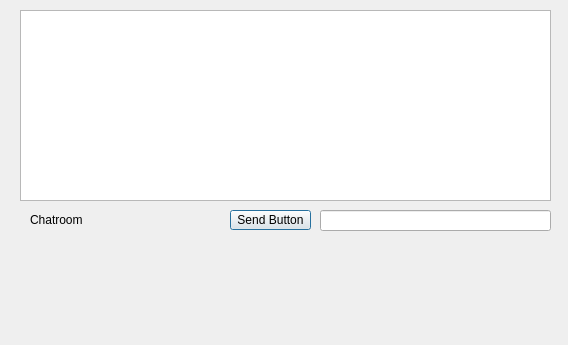
<?xml version="1.0" encoding="UTF-8"?>
<ui version="4.0">
 <class>chatwindow</class>
 <widget class="QDialog" name="chatwindow">
  <property name="geometry">
   <rect>
    <x>0</x>
    <y>0</y>
    <width>568</width>
    <height>345</height>
   </rect>
  </property>
  <property name="windowTitle">
   <string>Dialog</string>
  </property>
  <widget class="QTextEdit" name="ChatMessages">
   <property name="geometry">
    <rect>
     <x>20</x>
     <y>10</y>
     <width>531</width>
     <height>191</height>
    </rect>
   </property>
   <property name="html">
    <string>&lt;!DOCTYPE HTML PUBLIC &quot;-//W3C//DTD HTML 4.0//EN&quot; &quot;http://www.w3.org/TR/REC-html40/strict.dtd&quot;&gt;
&lt;html&gt;&lt;head&gt;&lt;meta name=&quot;qrichtext&quot; content=&quot;1&quot; /&gt;&lt;meta charset=&quot;utf-8&quot; /&gt;&lt;style type=&quot;text/css&quot;&gt;
p, li { white-space: pre-wrap; }
hr { height: 1px; border-width: 0; }
li.unchecked::marker { content: &quot;\2610&quot;; }
li.checked::marker { content: &quot;\2612&quot;; }
&lt;/style&gt;&lt;/head&gt;&lt;body style=&quot; font-family:'Segoe UI'; font-size:9pt; font-weight:400; font-style:normal;&quot;&gt;
&lt;p style=&quot;-qt-paragraph-type:empty; margin-top:0px; margin-bottom:0px; margin-left:0px; margin-right:0px; -qt-block-indent:0; text-indent:0px;&quot;&gt;&lt;br /&gt;&lt;/p&gt;&lt;/body&gt;&lt;/html&gt;</string>
   </property>
  </widget>
  <widget class="QLineEdit" name="Inputbox">
   <property name="geometry">
    <rect>
     <x>320</x>
     <y>210</y>
     <width>231</width>
     <height>21</height>
    </rect>
   </property>
   <property name="text">
    <string/>
   </property>
  </widget>
  <widget class="QPushButton" name="sendButton">
   <property name="geometry">
    <rect>
     <x>230</x>
     <y>210</y>
     <width>81</width>
     <height>20</height>
    </rect>
   </property>
   <property name="text">
    <string>Send Button</string>
   </property>
  </widget>
  <widget class="QLabel" name="Chatroom">
   <property name="geometry">
    <rect>
     <x>30</x>
     <y>210</y>
     <width>191</width>
     <height>20</height>
    </rect>
   </property>
   <property name="text">
    <string>Chatroom</string>
   </property>
  </widget>
 </widget>
 <resources/>
 <connections/>
</ui>
